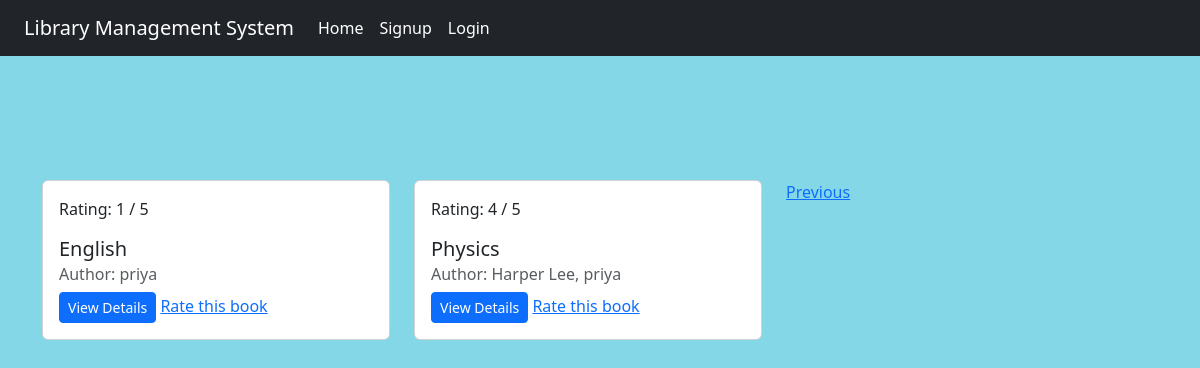
The page /show/?page=2 on the database as committed earlier.
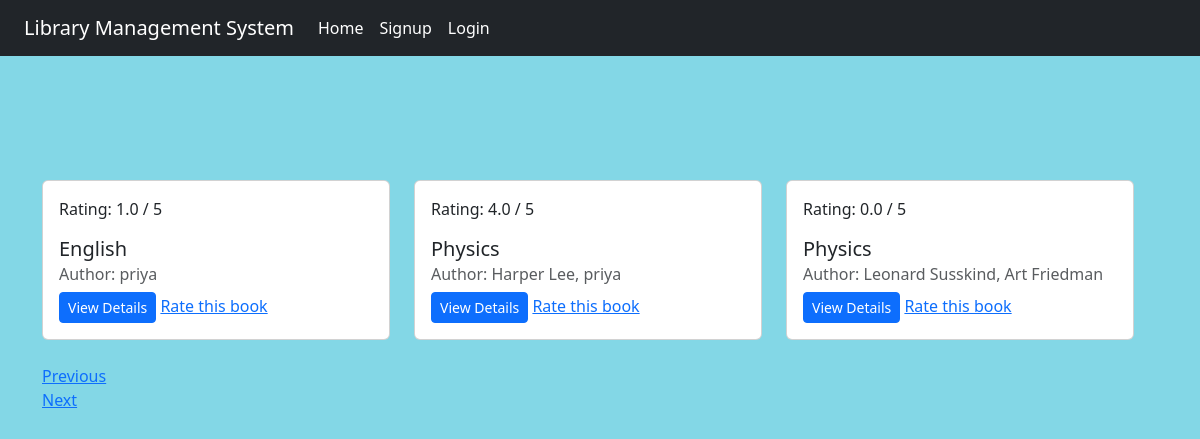
The same page on the database as committed later.
### library_app/models.py (models this page shows, shortened)
class BooKtable(models.Model):
    authors=models.ManyToManyField(Authortable)
    book_name=models.CharField(max_length=60)
    book_sr_no=models.IntegerField(unique=True)
    book_cate=models.CharField(max_length=70)
    book_published_year=models.DateField()
    rating=models.FloatField(validators=[MinValueValidator(0),MaxValueValidator(5)],default=0.0)

class Authortable(models.Model):
    author_name=models.CharField(max_length=50)
    def __str__(self):
        return self.author_name

### library_app/views.py (the view)
# urls.py: path('show/',views.book_list,name="book-list"),
def book_list(request):
    all_post=BooKtable.objects.all().order_by('id')
    paginator=Paginator(all_post,per_page=3)
    page_number=request.GET.get('page')
    page_obj=paginator.get_page(page_number)
    return render(request,'book_list.html',{'books':page_obj})

### library_app/templates/book_list.html (shortened to what this page needs)
{% extends 'base.html' %}
{% load static %}
{% block content %}
<div class="row row-cols-1 row-cols-md-3 g-4" style='margin-top:100px;'>
    {% for book in books %}
    <div class="col">
        <div class="card h-100">
            <div class="card-body">
                <p> Rating: {{ book.rating }} / 5</p>
                <h5 class="card-title">{{book.book_name}}</h5>
                <h6 class="card-subtitle mb-2 text-muted">Author: {{ book.authors.all|join:", " }}</h6>
                <a href="{% url 'book-detail' book.id %}" class="btn btn-sm btn-primary">View Details</a>
                {% if perms.library_app.rate_book %}
                {% else %}
                  <a href="{% url 'rate_book' book.id %}">Rate this book</a>
                {% endif %}
            </div>
        </div>
    </div>
    {% empty %}
    <div class="col-12">
        <p>No books found.</p>
    </div>
    {% endfor %}
    <div class="text-">
        <span>
            {% if books.has_previous %}
            <a href="?page={{books.previous_page_number}}">Previous</a><br>
            {% endif %}
            {% if books.has_next %}
            <a href="?page={{books.next_page_number}}">Next</a>
            {% endif %}
        </span>
    </div>
</div>
{% endblock content %}

Rows that differ between the two databases and show on the page:
computed for BooKtable "English": rating "1" → "1.0"
computed for BooKtable "Harper Lee, priya": rating "4" → "4.0"
added BooKtable: rating "0.0", book_name "Physics", authors.all "Leonard Susskind, Art Friedman"
Other text that changed with them:
text now shown: "Next"
